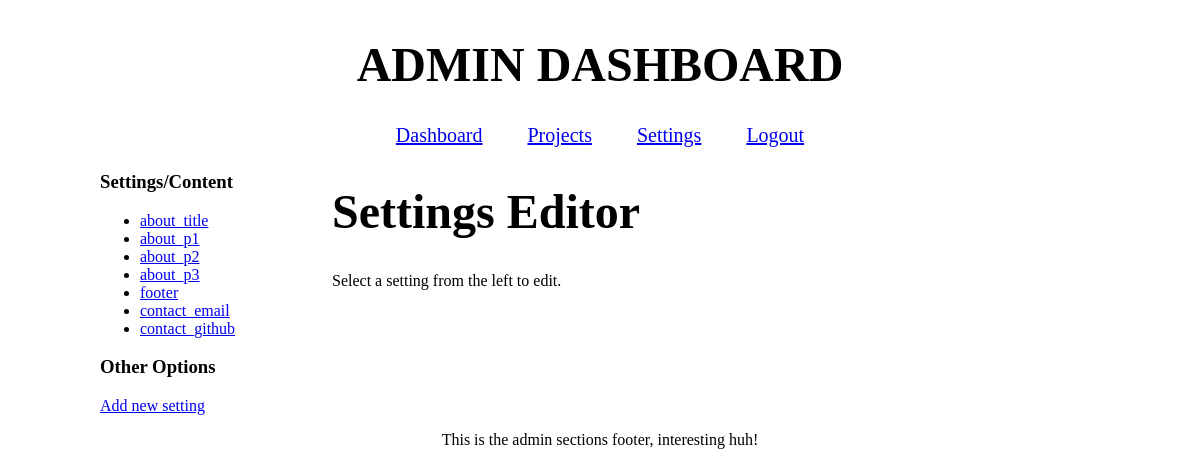
Before: /hahncoded/admin/settings.php (signed in) with the older database file.
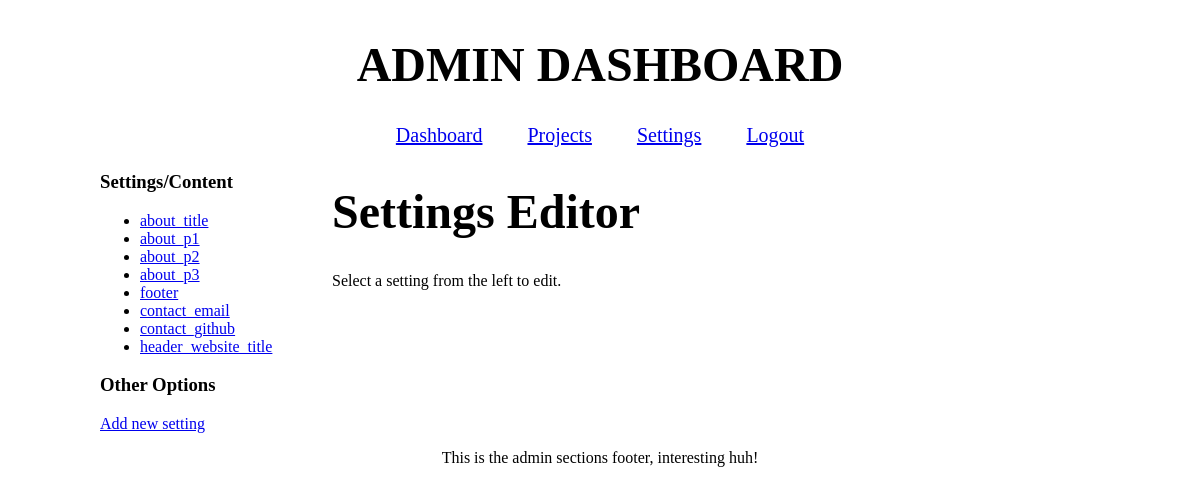
After: the same page with the newer database file.
### tables this page shows
CREATE TABLE settings (
    id INTEGER PRIMARY KEY AUTOINCREMENT,
    key TEXT UNIQUE NOT NULL,
    value TEXT NOT NULL,
    type TEXT DEFAULT 'setting',
    tag TEXT DEFAULT 'general'
);

### hahncoded/admin/settings.php (the view, shortened to what this page needs)
<?php
require_once "init.php";
$selected_setting = null;
$isNew = false;
$settings = $database->query("SELECT id, key FROM settings ORDER BY id ASC");
?>
<?php include "header.php" ?>
<main>
  <div class="side-panel">
    <h3>Settings/Content</h3>
      <ul>
        <?php while($s = $settings->fetch()): ?>
          <li>
            <a href="?id=<?=$s["id"]?>">
              <?=htmlspecialchars($s["key"])?>
            </a>
          </li>
        <?php endwhile ?>
      </ul>
    <h3>Other Options</h3>
    <a href="?action=new">Add new setting</a>
  </div>
  <div class="center-panel">
    <h1>Settings Editor</h1>
    <?php if ($selected_setting || $isNew): ?>
      <div class="form-heading">
        <?php if (!$isNew): ?>
          <h3>Editing: <?= htmlspecialchars($selected_setting["key"])?></h3>
          <form method="POST">
            <input type="hidden" name="mode" value="delete">
            <input type="hidden" name="id" value="<?= $selected_setting["id"] ?>">
            <input type="hidden" name="csrf_token" value="<?= csrf_token() ?>">
            <button class="delete-btn" type="submit" onclick="return confirm
              ('Are you sure you want to delete this project');">
              Delete this setting
            </button>
          </form>
        <?php else: ?>
          <h3>Adding a New setting</h3>
        <?php endif ?>
      </div>
      <form method="POST">
        <fieldset>
          <input type="hidden" name="csrf_token" value="<?=csrf_token() ?>">
          <input type="hidden" name="mode" value="<?=$isNew ? 'create' : 'update'?>">
          <?php if (!$isNew): ?>
            <input type="hidden" name="id" value="<?=$selected_setting["id"]?>">
          <?php endif; ?>
          <label>Key:</label>
          <br>
          <input name="key" value="<?=htmlspecialchars($selected_setting["key"])?>">
          <br><br>
          <label>Value:</label>
          <br>
          <textarea name="value" rows="20"><?=htmlspecialchars($selected_setting["value"])?></textarea>
          <br><br>
          <label>Type (settings/content):</label>
          <br>
          <input name="type" value="<?=htmlspecialchars($selected_setting["type"])?>">
          <br><br>
          <label>Tag (Area of the website):</label>
          <br>
          <input name="tag" value="<?=htmlspecialchars($selected_setting["tag"])?>">
          <br><br>
          <button type="submit">SUMBIT</button>
        </fieldset>
      </form>
    <?php else: ?>
      <p>Select a setting from the left to edit.</p>
    <?php endif; ?>
  </div>
</main>
<?php include "footer.php" ?>

Changed rows visible on the page:
added settings: key "header_website_title"
